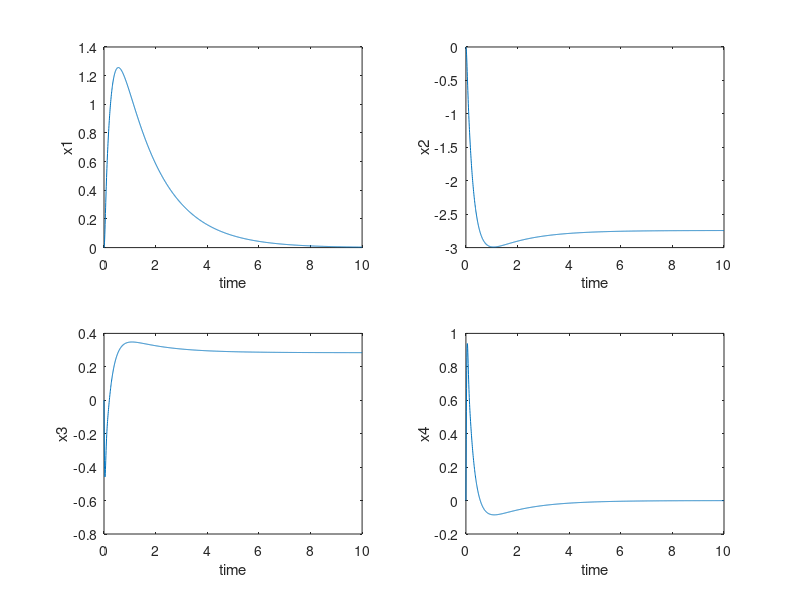
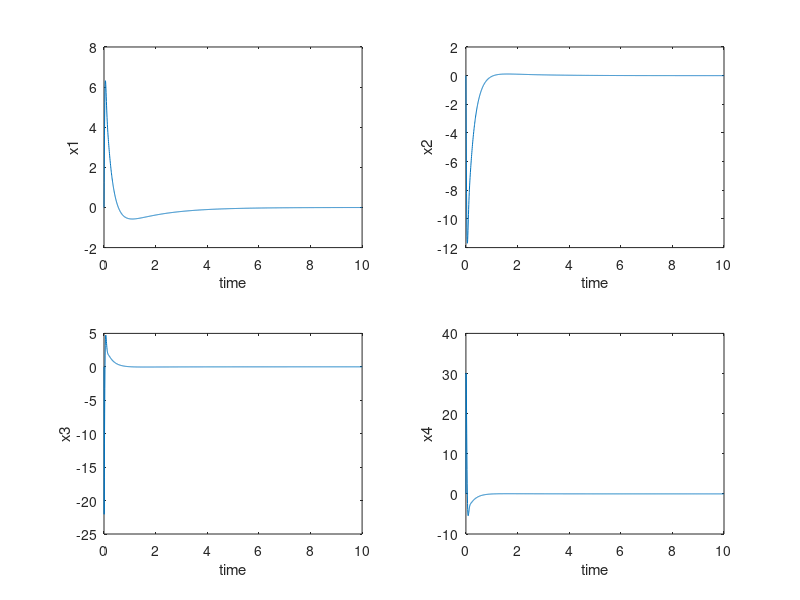

MATLAB code for these plots, in order:
k2 = 135000;
b2 = 1400;
m2 = 49.2;
k1 = (3000-1000)*rand + 1000;
b1 = (4000-1000)*rand + 1000;
m1 = 466.5;
s = tf('s');
G2 = (-m1*b2*s^3-m1*k2*s^2)/((m1*s^2+b1*s+k1)*(m2*s^2+(b1+b2)*s+(k1+k2))-(b1*s+k1)*(b1*s+k1));
num = [-b2/m2 -k2/m2 0 0];
den = [1 ((b1/m2)+(b2/m2)+(b1/m1)) ((k1/m2)+(k2/m2)+((b1*b2)/(m1*m2))+(k1/m1)) (((b1*k2)/(m1*m2))+((b2*k1)/(m1*m2))) (k1*k2)/(m1*m2)];
[A,B,C,D] = tf2ss(num,den);
csys = ss(A,B,C,D);
%subplot(2,1,1);
[y,t,x] = step(csys);
figure(1);
for i = 1:4
    subplot(2,2,i);
    plot(t,x(:,i));
    xlabel('time')
    ylabel(strcat('x', num2str(i)));
end
%subplot(2,1,2);
[y,t,x] = impulse(csys);
figure(2);
for i = 1:4
    subplot(2,2,i);
    plot(t,x(:,i));
    xlabel('time')
    ylabel(strcat('x', num2str(i)));
end